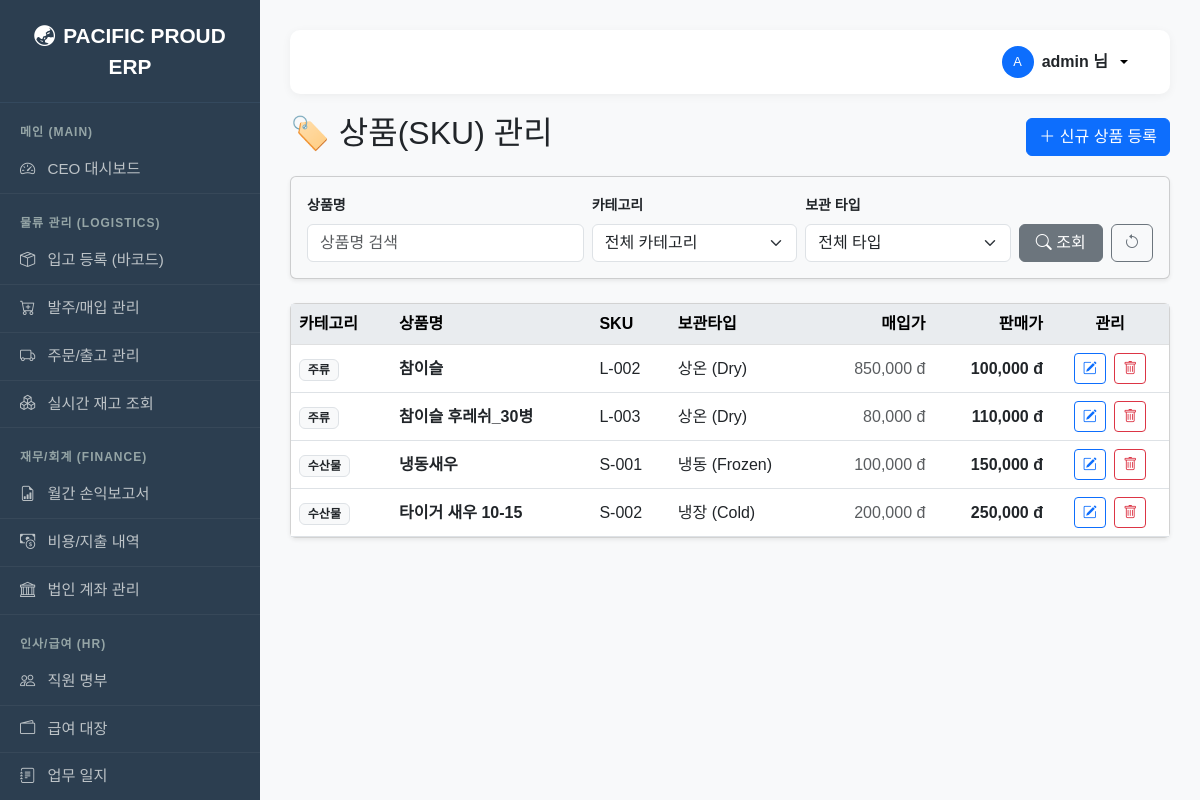
Screenshot of /products/ (signed in) with the database file from the repository.
### fulfillment/models.py (models this page shows, shortened)
class Product(models.Model):
    sku = models.CharField(max_length=50, unique=True)
    name = models.CharField(max_length=100)
    category = models.CharField(max_length=20, choices=ProductCategory.choices, default=ProductCategory.SEAFOOD)
    storage_type = models.CharField(max_length=20, choices=StorageType.choices)
    unit = models.CharField(max_length=10, default='EA')
    purchase_price = models.DecimalField(max_digits=10, decimal_places=0, default=0)
    price = models.DecimalField(max_digits=10, decimal_places=0)
    shelf_life_days = models.IntegerField(default=7)
    is_taxable = models.BooleanField(default=True)

### fulfillment/views.py (the view)
# urls.py: path('products/', views.product_list, name='product_list'),
@login_required
def product_list(request):
    products = Product.objects.order_by('category', 'name')
    name_q = request.GET.get('name'); cat_q = request.GET.get('category'); sto_q = request.GET.get('storage')
    if name_q: products = products.filter(name__icontains=name_q)
    if cat_q: products = products.filter(category=cat_q)
    if sto_q: products = products.filter(storage_type=sto_q)
    form = ProductForm()
    return render(request, 'fulfillment/product_list.html', {'products': products, 'form': form, 'categories': ProductCategory.choices, 'storages': StorageType.choices})

### fulfillment/forms.py
class ProductForm(forms.ModelForm):
    class Meta:
        model = Product
        fields = ['name', 'sku', 'category', 'storage_type', 'unit', 'purchase_price', 'price', 'shelf_life_days', 'is_taxable']
        widgets = {
            'name': forms.TextInput(attrs={'class': 'form-control'}),
            'sku': forms.TextInput(attrs={'class': 'form-control'}),
            'category': forms.Select(attrs={'class': 'form-select'}),
            'storage_type': forms.Select(attrs={'class': 'form-select'}),
            'unit': forms.TextInput(attrs={'class': 'form-control'}),
            'purchase_price': forms.NumberInput(attrs={'class': 'form-control'}),
            'price': forms.NumberInput(attrs={'class': 'form-control'}),
            'shelf_life_days': forms.NumberInput(attrs={'class': 'form-control'}),
            'is_taxable': forms.CheckboxInput(attrs={'class': 'form-check-input'}),
        }

### templates/fulfillment/product_list.html (shortened to what this page needs)
{% extends 'base.html' %}
{% load humanize %}
{% block content %}
<div class="d-flex justify-content-between align-items-center mb-3">
    <h2>🏷️ 상품(SKU) 관리</h2>
    <button type="button" class="btn btn-primary" data-bs-toggle="modal" data-bs-target="#addProductModal">
        <i class="bi bi-plus-lg"></i> 신규 상품 등록
    </button>
</div>
<div class="card shadow-sm mb-4 bg-light">
    <div class="card-body py-3">
        <form method="get" class="row g-2 align-items-end">
            <div class="col-md-4">
                <label class="form-label fw-bold small">상품명</label>
                <input type="text" name="name" class="form-control" value="{{ request.GET.name }}" placeholder="상품명 검색">
            </div>
            <div class="col-md-3">
                <label class="form-label fw-bold small">카테고리</label>
                <select name="category" class="form-select">
                    <option value="">전체 카테고리</option>
                </select>
            </div>
            <div class="col-md-3">
                <label class="form-label fw-bold small">보관 타입</label>
                <select name="storage" class="form-select">
                    <option value="">전체 타입</option>
                </select>
            </div>
            <div class="col-md-2 d-flex gap-2">
                <button type="submit" class="btn btn-secondary flex-fill">
                    <i class="bi bi-search"></i> 조회
                </button>
                <a href="{% url 'fulfillment:product_list' %}" class="btn btn-outline-secondary">
                    <i class="bi bi-arrow-counterclockwise"></i>
                </a>
            </div>
        </form>
    </div>
</div>
<div class="card shadow-sm mt-3">
    <div class="card-body p-0">
        <table class="table table-hover align-middle mb-0">
            <thead class="table-light">
                <tr>
                    <th>카테고리</th>
                    <th>상품명</th>
                    <th>SKU</th>
                    <th>보관타입</th>
                    <th class="text-end">매입가</th>
                    <th class="text-end">판매가</th>
                    <th class="text-center">관리</th>
                </tr>
            </thead>
            <tbody>
                {% for item in products %}
                <tr>
                    <td><span class="badge bg-light text-dark border">{{ item.get_category_display }}</span></td>
                    <td class="fw-bold">{{ item.name }}</td>
                    <td>{{ item.sku }}</td>
                    <td>{{ item.get_storage_type_display }}</td>
                    <td class="text-end text-muted">{{ item.purchase_price|intcomma }} đ</td>
                    <td class="text-end fw-bold">{{ item.price|intcomma }} đ</td>
                    <td class="text-center">
                        <a href="{% url 'fulfillment:product_update' item.id %}" class="btn btn-sm btn-outline-primary me-1">
                            <i class="bi bi-pencil-square"></i>
                        </a>
                        <a href="{% url 'fulfillment:product_delete' item.id %}" class="btn btn-sm btn-outline-danger">
                            <i class="bi bi-trash"></i>
                        </a>
                    </td>
                </tr>
                {% empty %}
                <tr><td colspan="7" class="text-center p-4">등록된 상품이 없습니다.</td></tr>
                {% endfor %}
            </tbody>
        </table>
    </div>
</div>
{% endblock %}

### templates/base.html (shortened to what this page needs)
<!DOCTYPE html>
<html lang="ko">
<head>
    <link href="https://cdn.jsdelivr.net/npm/bootstrap@5.3.0/dist/css/bootstrap.min.css" rel="stylesheet">
    <link rel="stylesheet" href="https://cdn.jsdelivr.net/npm/bootstrap-icons@1.10.0/font/bootstrap-icons.css">
    <link href="https://cdn.jsdelivr.net/npm/select2@4.1.0-rc.0/dist/css/select2.min.css" rel="stylesheet" />
    <link rel="stylesheet" href="https://cdn.jsdelivr.net/npm/select2-bootstrap-5-theme@1.3.0/dist/select2-bootstrap-5-theme.min.css" />
</head>
<body>
    <nav class="sidebar" id="sidebar">
        <div class="brand">
            <i class="bi bi-globe-asia-australia me-2"></i>PACIFIC PROUD ERP
        </div>
        <div class="category">메인 (Main)</div>
        <a href="{% url 'fulfillment:dashboard' %}"><i class="bi bi-speedometer2 me-2"></i> CEO 대시보드</a>
        <div class="category">물류 관리 (Logistics)</div>
        {% if perms.fulfillment.view_inventory or user.is_superuser %}
        <a href="{% url 'fulfillment:inbound_create' %}"><i class="bi bi-box-seam me-2"></i> 입고 등록 (바코드)</a>
        <a href="{% url 'fulfillment:purchase_list' %}"><i class="bi bi-cart-plus me-2"></i> 발주/매입 관리</a>
        <a href="{% url 'fulfillment:order_list' %}"><i class="bi bi-truck me-2"></i> 주문/출고 관리</a>
        <a href="{% url 'fulfillment:inventory_list' %}"><i class="bi bi-boxes me-2"></i> 실시간 재고 조회</a>
        {% endif %}
        <div class="category">재무/회계 (Finance)</div>
        {% if perms.fulfillment.view_expense or user.is_superuser %}
        <a href="{% url 'fulfillment:monthly_report' %}"><i class="bi bi-file-earmark-bar-graph me-2"></i> 월간 손익보고서</a>
        <a href="{% url 'fulfillment:expense_list' %}"><i class="bi bi-cash-coin me-2"></i> 비용/지출 내역</a>
        <a href="{% url 'fulfillment:bank_list' %}"><i class="bi bi-bank me-2"></i> 법인 계좌 관리</a>
        {% endif %}
        <div class="category">인사/급여 (HR)</div>
        {% if perms.fulfillment.view_employee or user.is_superuser %}
        <a href="{% url 'fulfillment:employee_list' %}"><i class="bi bi-people me-2"></i> 직원 명부</a>
        <a href="{% url 'fulfillment:payroll_list' %}"><i class="bi bi-wallet2 me-2"></i> 급여 대장</a>
        <a href="{% url 'fulfillment:worklog_list' %}"><i class="bi bi-journal-text me-2"></i> 업무 일지</a>
        {% endif %}
    </nav>
    <div class="main-content-wrapper">
        <div class="top-header">
            {% if user.is_authenticated %}
                <div class="dropdown">
                    <button class="btn btn-light dropdown-toggle d-flex align-items-center gap-2 border-0 bg-transparent" type="button" data-bs-toggle="dropdown" aria-expanded="false">
                        <div class="bg-primary text-white rounded-circle d-flex justify-content-center align-items-center" style="width: 32px; height: 32px; font-size: 0.8rem;">
                            {{ user.username|slice:":1"|upper }}
                        </div>
                        <span class="fw-bold text-dark">{{ user.username }} 님</span>
                    </button>
                </div>
            {% else %}
                <a href="{% url 'login' %}" class="btn btn-primary btn-sm px-4 rounded-pill">
                    <i class="bi bi-box-arrow-in-right me-1"></i> 로그인
                </a>
            {% endif %}
        </div>
        {% block content %}
        {% endblock %}
    </div>
</body>
</html>

### templates/base.html (style rules this page uses)
body { font-family: 'Malgun Gothic', sans-serif; background-color: #f8f9fa; overflow-x: hidden; }
.sidebar { width: 260px; min-height: 100vh; background-color: #2c3e50; color: #ecf0f1; position: fixed; left: 0; top: 0; z-index: 1050; overflow-y: auto; transition: all 0.3s; }
@media (min-width: 768px) { .main-content-wrapper { margin-left: 260px; padding: 30px; width: calc(100% - 260px); } }
.sidebar a { color: #bdc3c7; text-decoration: none; display: block; padding: 12px 20px; font-size: 0.95rem; border-bottom: 1px solid rgba(255,255,255,0.05); }
.sidebar .category { font-size: 0.75rem; text-transform: uppercase; color: #95a5a6; padding: 20px 20px 5px; font-weight: bold; letter-spacing: 1px; }
.sidebar .brand { font-size: 1.3rem; font-weight: bold; padding: 20px; text-align: center; color: #fff; border-bottom: 1px solid #34495e; }
.top-header { background-color: #fff; padding: 10px 30px; box-shadow: 0 2px 10px rgba(0,0,0,0.05); display: flex; justify-content: flex-end; align-items: center; margin-bottom: 20px; border-radius: 10px; }
.card-body.p-0 { max-height: 75vh; overflow-y: auto; }
.table thead th { position: sticky; top: 0; z-index: 2; background-color: #e9ecef; white-space: nowrap; }

### rows the page displays
Product: category "주류", name "참이슬", sku "L-002", storage_type "상온 (Dry)", purchase_price "850,000", price "100,000"
Product: category "주류", name "참이슬 후레쉬_30병", sku "L-003", storage_type "상온 (Dry)", purchase_price "80,000", price "110,000"
Product: category "수산물", name "냉동새우", sku "S-001", storage_type "냉동 (Frozen)", purchase_price "100,000", price "150,000"
Product: category "수산물", name "타이거 새우 10-15", sku "S-002", storage_type "냉장 (Cold)", purchase_price "200,000", price "250,000"

### other values shown
{{ user.username|slice:":1"|upper }} "A"
{{ user.username }} "admin"
